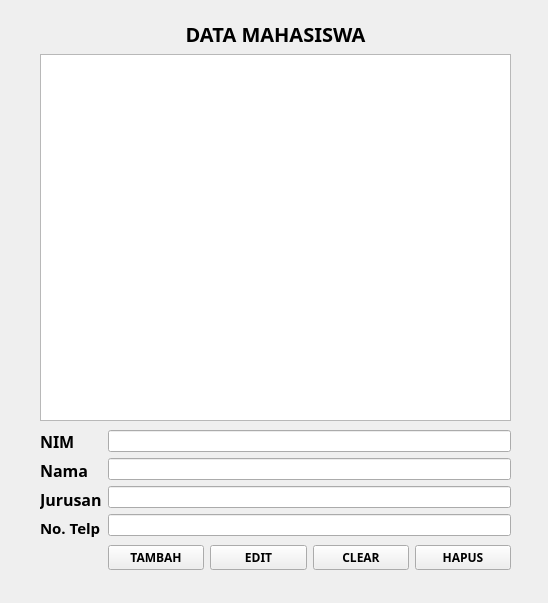
<?xml version="1.0" encoding="UTF-8"?>
<ui version="4.0">
 <class>Form</class>
 <widget class="QWidget" name="Form">
  <property name="geometry">
   <rect>
    <x>0</x>
    <y>0</y>
    <width>548</width>
    <height>603</height>
   </rect>
  </property>
  <property name="windowTitle">
   <string>Form</string>
  </property>
  <widget class="QWidget" name="formLayoutWidget">
   <property name="geometry">
    <rect>
     <x>40</x>
     <y>430</y>
     <width>471</width>
     <height>143</height>
    </rect>
   </property>
   <layout class="QFormLayout" name="formLayout">
    <item row="0" column="0">
     <layout class="QVBoxLayout" name="verticalLayout_3">
      <item>
       <widget class="QLabel" name="lbl_nimMhs">
        <property name="font">
         <font>
          <family>Iosevka</family>
          <pointsize>12</pointsize>
          <weight>75</weight>
          <bold>true</bold>
         </font>
        </property>
        <property name="text">
         <string>NIM</string>
        </property>
       </widget>
      </item>
      <item>
       <widget class="QLabel" name="lbl_namaMhs">
        <property name="font">
         <font>
          <family>Iosevka</family>
          <pointsize>12</pointsize>
          <weight>75</weight>
          <bold>true</bold>
         </font>
        </property>
        <property name="text">
         <string>Nama</string>
        </property>
       </widget>
      </item>
      <item>
       <widget class="QLabel" name="lbl_jurusanMhs">
        <property name="font">
         <font>
          <family>Iosevka</family>
          <pointsize>12</pointsize>
          <weight>75</weight>
          <bold>true</bold>
         </font>
        </property>
        <property name="text">
         <string>Jurusan</string>
        </property>
       </widget>
      </item>
      <item>
       <widget class="QLabel" name="lbl_noTelpMhs">
        <property name="font">
         <font>
          <family>Iosevka</family>
          <pointsize>11</pointsize>
          <weight>75</weight>
          <bold>true</bold>
         </font>
        </property>
        <property name="text">
         <string>No. Telp</string>
        </property>
       </widget>
      </item>
     </layout>
    </item>
    <item row="0" column="1">
     <layout class="QVBoxLayout" name="verticalLayout_2">
      <item>
       <widget class="QLineEdit" name="ledit_nimMhs"/>
      </item>
      <item>
       <widget class="QLineEdit" name="ledit_namaMhs"/>
      </item>
      <item>
       <widget class="QLineEdit" name="ledit_jurusanMhs"/>
      </item>
      <item>
       <widget class="QLineEdit" name="ledit_noTelpMhs"/>
      </item>
     </layout>
    </item>
    <item row="1" column="1">
     <layout class="QHBoxLayout" name="horizontalLayout">
      <item>
       <widget class="QPushButton" name="btn_tambah">
        <property name="font">
         <font>
          <family>Iosevka</family>
          <weight>75</weight>
          <bold>true</bold>
         </font>
        </property>
        <property name="text">
         <string>TAMBAH</string>
        </property>
       </widget>
      </item>
      <item>
       <widget class="QPushButton" name="btn_edit">
        <property name="font">
         <font>
          <family>Iosevka</family>
          <weight>75</weight>
          <bold>true</bold>
         </font>
        </property>
        <property name="text">
         <string>EDIT</string>
        </property>
       </widget>
      </item>
      <item>
       <widget class="QPushButton" name="btn_clear">
        <property name="font">
         <font>
          <family>Iosevka</family>
          <weight>75</weight>
          <bold>true</bold>
         </font>
        </property>
        <property name="text">
         <string>CLEAR</string>
        </property>
       </widget>
      </item>
      <item>
       <widget class="QPushButton" name="btn_clear_2">
        <property name="font">
         <font>
          <family>Iosevka</family>
          <weight>75</weight>
          <bold>true</bold>
         </font>
        </property>
        <property name="text">
         <string>HAPUS</string>
        </property>
       </widget>
      </item>
     </layout>
    </item>
   </layout>
  </widget>
  <widget class="QWidget" name="verticalLayoutWidget_3">
   <property name="geometry">
    <rect>
     <x>40</x>
     <y>20</y>
     <width>471</width>
     <height>401</height>
    </rect>
   </property>
   <layout class="QVBoxLayout" name="verticalLayout_4">
    <item>
     <widget class="QLabel" name="lbl_dataMhs">
      <property name="font">
       <font>
        <family>Iosevka</family>
        <pointsize>15</pointsize>
        <weight>75</weight>
        <bold>true</bold>
       </font>
      </property>
      <property name="text">
       <string>DATA MAHASISWA</string>
      </property>
      <property name="alignment">
       <set>Qt::AlignCenter</set>
      </property>
     </widget>
    </item>
    <item>
     <widget class="QPlainTextEdit" name="plte_dataMhs"/>
    </item>
   </layout>
  </widget>
 </widget>
 <resources/>
 <connections/>
</ui>
